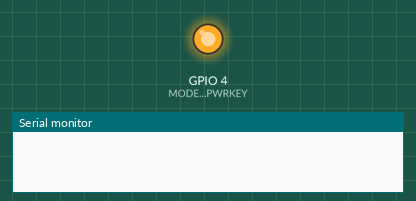
This sketch was run on a simulated ESP32. Shown: output pins drawn as LEDs (lit = HIGH), the last lines printed to the serial monitor. No MQTT or app messages arrive unless stated; the modem accepts every AT command (registered, SIM ready, sends succeed) and sends nothing else; pins used as bus, display or sensor lines are not drawn.

Above: at 1.1 s.
At 3.1 s:
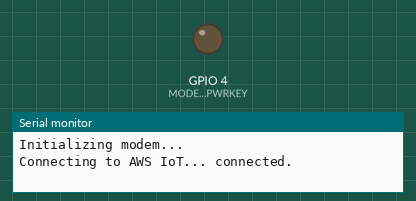
Timing chart, 0 to 4.6 s (numbered marks = the images above):
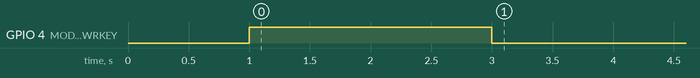

The sketch:

esp32_gsm.ino
```cpp
#include "secrets.h"
#include <WiFiClientSecure.h>
#include <PubSubClient.h>
#include <ArduinoJson.h>
//#include <HardwareSerial.h>
//#include <SoftwareSerial.h>
// SIM7600 configuration
#define MODEM_RST 5
#define MODEM_PWRKEY 4
#define MODEM_POWER_ON 23
#define MODEM_TX 17
#define MODEM_RX 16
#define gsm Serial2
//SoftwareSerial gsm(16,17);

// AWS IoT configuration
const char* mqtt_server = "a13p7xnji7t9a5-ats.iot.me-central-1.amazonaws.com";
const int mqtt_port = 8883;
const char* mqtt_client_id = "StreetlightPOC";
const char* publish_topic  = "$aws/rules/device_connectivity_tracker";
const char* subscribe_topic = "Rakaz_IoT_c2d/f5f6b765-4e51-49be-93b1-81d9b73cce12";

const char* ca_cert = \
"-----BEGIN CERTIFICATE-----\n"
"MIIDWjCCAkKgAwIBAgIVAPHEWOXKZZ0B5CVWXl3OyIKKnvyPMA0GCSqGSIb3DQEB\n"\
"CwUAME0xSzBJBgNVBAsMQkFtYXpvbiBXZWIgU2VydmljZXMgTz1BbWF6b24uY29t\n"\
"IEluYy4gTD1TZWF0dGxlIFNUPVdhc2hpbmd0b24gQz1VUzAeFw0yNDA3MTMwNzMx\n"\
"MjJaFw00OTEyMzEyMzU5NTlaMB4xHDAaBgNVBAMME0FXUyBJb1QgQ2VydGlmaWNh\n"\
"dGUwggEiMA0GCSqGSIb3DQEBAQUAA4IBDwAwggEKAoIBAQCk9KkIluomai92+PxL\n"\
"dzEK75zIhPYdbfdRc+g1WA2d204t1Sijn4nFTt8MGVz0A2cXJ+AIey5tMjaETBn6\n"\
"uL29VbCqRxeQ51LfdQJWNlul5okmJujMAHZKPBqqPZ5JfrAT9CBiiepEUQ9FVahl\n"\
"71jiSu1CYRVJWe/r1/+RdjffVCnxCwim5XwWjRHenP0KZjJmW6P2uJPJxJyGJmdg\n"\
"xp0rRIHdpNcSUDKyIKhRa9LKv5vva63m4tkJ9ZndeLGT6mmVyIJF6O/+2PgLCA3G\n"\
"1fJb7RWSzDx7Y9kr0fJ9m9q2AFj8gfcS48rIa0Fwbmcme0MBJ5+v18dVSxkEEwQ0\n"\
"wql9AgMBAAGjYDBeMB8GA1UdIwQYMBaAFFV6pHtR5atwf4clypJqTiTkveA/MB0G\n"\
"A1UdDgQWBBQipWGOYk6NMGlgSWPGCw/uYrJvejAMBgNVHRMBAf8EAjAAMA4GA1Ud\n"\
"DwEB/wQEAwIHgDANBgkqhkiG9w0BAQsFAAOCAQEADks1Mcu9Bq8yc5Uef/E5JQXh\n"\
"I7Hs8r+gSh29HGJzLkUxtBxCnSjWQ3PnHwCubjGaG0DB21fkzjqM9HFWss0P0Hst\n"\
"JlWS3vKmnkTu9RlHYqyjbuPT1gn8VE2m1xglcp2tqrwgJerWy7XLUDUNYnlbQZw4\n"\
"aKDhzoF3T+E27Si89/9WKQ0FAZJ+fXKG4O6P7vlIs46q0Jv0W9J18AxbTWQCgCXl\n"\
"bVAjw6iPfT5VPDRz+bbaekB0rxYH/eHG9QDIlGXzn7Vv5badqKVSuN8HuYaQlLM9\n"\
"2S2cMOEAOn1cSI2S96SdZXi2jbPfnYr4haUxZYiDImglZJTf62Gb45e6t1s9eg==\n"\
"-----END CERTIFICATE-----\n";\

const char* client_cert = \
"-----BEGIN CERTIFICATE-----\n"
"MIIDQTCCAimgAwIBAgITBmyfz5m/jAo54vB4ikPmljZbyjANBgkqhkiG9w0BAQsF\n"\
"ADA5MQswCQYDVQQGEwJVUzEPMA0GA1UEChMGQW1hem9uMRkwFwYDVQQDExBBbWF6\n"\
"b24gUm9vdCBDQSAxMB4XDTE1MDUyNjAwMDAwMFoXDTM4MDExNzAwMDAwMFowOTEL\n"\
"MAkGA1UEBhMCVVMxDzANBgNVBAoTBkFtYXpvbjEZMBcGA1UEAxMQQW1hem9uIFJv\n"\
"b3QgQ0EgMTCCASIwDQYJKoZIhvcNAQEBBQADggEPADCCAQoCggEBALJ4gHHKeNXj\n"\
"ca9HgFB0fW7Y14h29Jlo91ghYPl0hAEvrAIthtOgQ3pOsqTQNroBvo3bSMgHFzZM\n"\
"9O6II8c+6zf1tRn4SWiw3te5djgdYZ6k/oI2peVKVuRF4fn9tBb6dNqcmzU5L/qw\n"\
"IFAGbHrQgLKm+a/sRxmPUDgH3KKHOVj4utWp+UhnMJbulHheb4mjUcAwhmahRWa6\n"\
"VOujw5H5SNz/0egwLX0tdHA114gk957EWW67c4cX8jJGKLhD+rcdqsq08p8kDi1L\n"\
"93FcXmn/6pUCyziKrlA4b9v7LWIbxcceVOF34GfID5yHI9Y/QCB/IIDEgEw+OyQm\n"\
"jgSubJrIqg0CAwEAAaNCMEAwDwYDVR0TAQH/BAUwAwEB/zAOBgNVHQ8BAf8EBAMC\n"\
"AYYwHQYDVR0OBBYEFIQYzIU07LwMlJQuCFmcx7IQTgoIMA0GCSqGSIb3DQEBCwUA\n"\
"A4IBAQCY8jdaQZChGsV2USggNiMOruYou6r4lK5IpDB/G/wkjUu0yKGX9rbxenDI\n"\
"U5PMCCjjmCXPI6T53iHTfIUJrU6adTrCC2qJeHZERxhlbI1Bjjt/msv0tadQ1wUs\n"\
"N+gDS63pYaACbvXy8MWy7Vu33PqUXHeeE6V/Uq2V8viTO96LXFvKWlJbYK8U90vv\n"\
"o/ufQJVtMVT8QtPHRh8jrdkPSHCa2XV4cdFyQzR1bldZwgJcJmApzyMZFo6IQ6XU\n"\
"5MsI+yMRQ+hDKXJioaldXgjUkK642M4UwtBV8ob2xJNDd2ZhwLnoQdeXeGADbkpy\n"\
"rqXRfboQnoZsG4q5WTP468SQvvG5\n" \
"-----END CERTIFICATE-----\n";

const char* client_key = \
"-----BEGIN RSA PRIVATE KEY-----\n"
"MIIEowIBAAKCAQEApPSpCJbqJmovdvj8S3cxCu+cyIT2HW33UXPoNVgNndtOLdUo\n"\
"o5+JxU7fDBlc9ANnFyfgCHsubTI2hEwZ+ri9vVWwqkcXkOdS33UCVjZbpeaJJibo\n"\
"zAB2Sjwaqj2eSX6wE/QgYonqRFEPRVWoZe9Y4krtQmEVSVnv69f/kXY331Qp8QsI\n"\
"puV8Fo0R3pz9CmYyZluj9riTycSchiZnYMadK0SB3aTXElAysiCoUWvSyr+b72ut\n"\
"5uLZCfWZ3Xixk+pplciCRejv/tj4CwgNxtXyW+0Vksw8e2PZK9HyfZvatgBY/IH3\n"\
"EuPKyGtBcG5nJntDASefr9fHVUsZBBMENMKpfQIDAQABAoIBAQCkQOMYJH4fpliB\n"\
"FUjUNGlnRFVP7eXMRDWiq9GrXHSinT9pr/l5hGEBUZoUSCUg7Up36kLQ7ye5n+hd\n"\
"MBImcFKu92alB4lVxqHk1HRxOEtmFPq4PMJOcJ9ZKCQ9JII7GKVoGQ0uUbouMLEO\n"\
"D09RwVU2b/l0wYsasS2QIFLhm1/jRid2ZB7X+5fk5UtYbJhsfCHF5xA3FL1lwqtp\n"\
"xufHvb0EmFvjGj5rNi4u8W/Io+87jhqlFIOm+Z3sZYyeDgTXmhGHv3ThY4eIsKkP\n"\
"tol3n7ry/OpR8w10o7H1suHVgHuBa2aRHQWYCu2+k6q+gSQdOpkRH2DwyUDus/3p\n"\
"MQz21V7BAoGBANiG1P9dzYOT5BBXzgTAW5ZLtbvdj7v+6LGkpwcFL05uh9Bbs9zC\n"\
"aOC9IuOazhh2Kddid73QznqkDwnpj3HcQe9A73xB1KFOlB71V7rCdIYixYLJAYCO\n"\
"U0PmOnv/JQIOh3TN5XSngZNyqvHx1RpGwjOx2T9t8ldo+1l1wHl+BF45AoGBAMMH\n"\
"CsMOuibAYtkZL/zL2wYry7EDMglMHje0eislKK3XrpOyGyaWh2pqba2DWFUZKec3\n"\
"aeNw263wQ1exNi5dMVPPMub9isxwm4V0f68EH/KMTgE218ixPHZSlrwrvrOtanCA\n"\
"edIKyMrwiPwX29iE/9PdB9WXJdIe/dwEC2tSxWVlAoGAay2SkTUlXVP/N/e+iquM\n"\
"qkCfnHZ3h18OX6BY7Sir2e7sWz6JMWUp9NSqSG+ARKt42pxrGRIaoqpCp21tC7cz\n"\
"C/LgmGkdjxsORqS64D8Q3rSnf61viOrqXFnB6U7KStJWSoMAaVXg1dOUul4yVedg\n"\
"iaYnGzaZFptoj0eyFnFCSEECgYBdgPnS7TOosqJxzdapEB/RhJvjIVITDRCLypas\n"\
"KuOm/Xpwy3qi9Ja2GZK+FvP50Ne7SGEXL5vTeBcBazA76Ghm8zdHchXi0LZvtJwn\n"\
"EAY1JrmbcWzhhsAjRpOIYjzLLoCSsbY2Uv9T9SDoJJQ96f4x2I4SBKaYaE1z9+h1\n"\
"qziC1QKBgCBF9f8912+mLSd4F7RXyLnrvKVTAUvTKHqcMY0qh8BHt1I1RJ2ayOvO\n"\
"miSLdNVEBPHxcQmCww+MIRVqheT4QV+L+JzFahuh9mrv1Avfwp4ue2mwbXF2/gsm\n"\
"CMLiCweyRA267XKszg9iVSdg98iwSEtihPoNDMWpDdc2Trg4NjxS\n" \
"-----END RSA PRIVATE KEY-----\n";


// WiFiClientSecure for secure connection
WiFiClientSecure client;
PubSubClient mqttClient(client);

void sendATCommand(String cmd, String expected_response, unsigned long timeout) {
  gsm.println(cmd);
  unsigned long start_time = millis();
  while (millis() - start_time < timeout) {
    if (gsm.find(expected_response.c_str())) {
      return;
    }
  }
  Serial.println("AT command timeout: " + cmd);
}

void messageReceived(char* topic, byte* payload, unsigned int length) {
  Serial.print("Message arrived [");
  Serial.print(topic);
  Serial.print("] ");
  for (unsigned int i = 0; i < length; i++) {
    Serial.print((char)payload[i]);
  }
  Serial.println();
}

void setup() {
  // Set up serial communication
  Serial.begin(115200);
  gsm.begin(115200);

  // Configure the modem pins
  pinMode(MODEM_PWRKEY, OUTPUT);
  pinMode(MODEM_POWER_ON, OUTPUT);
  pinMode(MODEM_RST, OUTPUT);

  // Restart the modem
  digitalWrite(MODEM_PWRKEY, LOW);
  digitalWrite(MODEM_POWER_ON, HIGH);
  delay(1000);
  digitalWrite(MODEM_PWRKEY, HIGH);
  delay(2000);
  digitalWrite(MODEM_PWRKEY, LOW);

  // Initialize the modem
  Serial.println("Initializing modem...");
  sendATCommand("AT", "OK", 1000);
  sendATCommand("AT+CSQ", "OK", 1000);
  sendATCommand("AT+CGATT?", "OK", 1000);
  sendATCommand("AT+CSTT=\"airtelgprs.com\",\"\",\"\"", "OK", 1000);
  sendATCommand("AT+CIICR", "OK", 10000);
  sendATCommand("AT+CIFSR", "OK", 1000);
  client.setCACert(ca_cert);
  client.setCertificate(client_cert);
  client.setPrivateKey(client_key);
  // Configure MQTT client
  mqttClient.setServer(mqtt_server, mqtt_port);
  mqttClient.setCallback(messageReceived);

//  client.begin(AWS_IOT_ENDPOINT, 8883, net);

  // Create a message handler
//  client.onMessage(messageReceived);
  // Connect to AWS IoT
  Serial.print("Connecting to AWS IoT...");
  while (!mqttClient.connect(mqtt_client_id)) {
    Serial.println(".");
    delay(1000);
  }
  Serial.println(" connected.");

  // Subscribe to the topic
  mqttClient.subscribe(subscribe_topic);
}

void loop() {
  if (!mqttClient.connected()) {
    Serial.println("MQTT not connected. Reconnecting...");
    while (!mqttClient.connect(mqtt_client_id)) {
      Serial.println(".");
      delay(1000);
    }
    Serial.println(" reconnected.");
    mqttClient.subscribe(subscribe_topic);
  }

  mqttClient.loop();

  // Create JSON payload
  StaticJsonDocument<200> doc;
  doc["deviceId"] = "Unique_POC_Device";
  doc["voltage_R"] = 234.4;
  char payload[200];
  serializeJson(doc, payload);

  // Publish sensor data to the topic
  mqttClient.publish(publish_topic, payload);

  // Wait for 10 seconds before sending the next data
  delay(10000);
}
```

secrets.h
```cpp
// (licence header left out)
#include <pgmspace.h>

#define SECRET
#define THINGNAME "device123"

const char WIFI_SSID[] = "Unique_Galaxy";
const char WIFI_PASSWORD[] = "embedded@unique";
const char AWS_IOT_ENDPOINT[] = "a13p7xnji7t9a5-ats.iot.me-central-1.amazonaws.com";

// Amazon Root CA 1
static const char AWS_CERT_CA[] PROGMEM = R"EOF(
-----BEGIN CERTIFICATE-----
MIIDQTCCAimgAwIBAgITBmyfz5m/jAo54vB4ikPmljZbyjANBgkqhkiG9w0BAQsF
ADA5MQswCQYDVQQGEwJVUzEPMA0GA1UEChMGQW1hem9uMRkwFwYDVQQDExBBbWF6
b24gUm9vdCBDQSAxMB4XDTE1MDUyNjAwMDAwMFoXDTM4MDExNzAwMDAwMFowOTEL
MAkGA1UEBhMCVVMxDzANBgNVBAoTBkFtYXpvbjEZMBcGA1UEAxMQQW1hem9uIFJv
b3QgQ0EgMTCCASIwDQYJKoZIhvcNAQEBBQADggEPADCCAQoCggEBALJ4gHHKeNXj
ca9HgFB0fW7Y14h29Jlo91ghYPl0hAEvrAIthtOgQ3pOsqTQNroBvo3bSMgHFzZM
9O6II8c+6zf1tRn4SWiw3te5djgdYZ6k/oI2peVKVuRF4fn9tBb6dNqcmzU5L/qw
IFAGbHrQgLKm+a/sRxmPUDgH3KKHOVj4utWp+UhnMJbulHheb4mjUcAwhmahRWa6
VOujw5H5SNz/0egwLX0tdHA114gk957EWW67c4cX8jJGKLhD+rcdqsq08p8kDi1L
93FcXmn/6pUCyziKrlA4b9v7LWIbxcceVOF34GfID5yHI9Y/QCB/IIDEgEw+OyQm
jgSubJrIqg0CAwEAAaNCMEAwDwYDVR0TAQH/BAUwAwEB/zAOBgNVHQ8BAf8EBAMC
AYYwHQYDVR0OBBYEFIQYzIU07LwMlJQuCFmcx7IQTgoIMA0GCSqGSIb3DQEBCwUA
A4IBAQCY8jdaQZChGsV2USggNiMOruYou6r4lK5IpDB/G/wkjUu0yKGX9rbxenDI
U5PMCCjjmCXPI6T53iHTfIUJrU6adTrCC2qJeHZERxhlbI1Bjjt/msv0tadQ1wUs
N+gDS63pYaACbvXy8MWy7Vu33PqUXHeeE6V/Uq2V8viTO96LXFvKWlJbYK8U90vv
o/ufQJVtMVT8QtPHRh8jrdkPSHCa2XV4cdFyQzR1bldZwgJcJmApzyMZFo6IQ6XU
5MsI+yMRQ+hDKXJioaldXgjUkK642M4UwtBV8ob2xJNDd2ZhwLnoQdeXeGADbkpy
rqXRfboQnoZsG4q5WTP468SQvvG5
-----END CERTIFICATE-----
)EOF";

// Device Certificate
static const char AWS_CERT_CRT[] PROGMEM = R"KEY(
-----BEGIN CERTIFICATE-----
MIIDWjCCAkKgAwIBAgIVAPHEWOXKZZ0B5CVWXl3OyIKKnvyPMA0GCSqGSIb3DQEB
CwUAME0xSzBJBgNVBAsMQkFtYXpvbiBXZWIgU2VydmljZXMgTz1BbWF6b24uY29t
IEluYy4gTD1TZWF0dGxlIFNUPVdhc2hpbmd0b24gQz1VUzAeFw0yNDA3MTMwNzMx
MjJaFw00OTEyMzEyMzU5NTlaMB4xHDAaBgNVBAMME0FXUyBJb1QgQ2VydGlmaWNh
dGUwggEiMA0GCSqGSIb3DQEBAQUAA4IBDwAwggEKAoIBAQCk9KkIluomai92+PxL
dzEK75zIhPYdbfdRc+g1WA2d204t1Sijn4nFTt8MGVz0A2cXJ+AIey5tMjaETBn6
uL29VbCqRxeQ51LfdQJWNlul5okmJujMAHZKPBqqPZ5JfrAT9CBiiepEUQ9FVahl
71jiSu1CYRVJWe/r1/+RdjffVCnxCwim5XwWjRHenP0KZjJmW6P2uJPJxJyGJmdg
xp0rRIHdpNcSUDKyIKhRa9LKv5vva63m4tkJ9ZndeLGT6mmVyIJF6O/+2PgLCA3G
1fJb7RWSzDx7Y9kr0fJ9m9q2AFj8gfcS48rIa0Fwbmcme0MBJ5+v18dVSxkEEwQ0
wql9AgMBAAGjYDBeMB8GA1UdIwQYMBaAFFV6pHtR5atwf4clypJqTiTkveA/MB0G
A1UdDgQWBBQipWGOYk6NMGlgSWPGCw/uYrJvejAMBgNVHRMBAf8EAjAAMA4GA1Ud
DwEB/wQEAwIHgDANBgkqhkiG9w0BAQsFAAOCAQEADks1Mcu9Bq8yc5Uef/E5JQXh
I7Hs8r+gSh29HGJzLkUxtBxCnSjWQ3PnHwCubjGaG0DB21fkzjqM9HFWss0P0Hst
JlWS3vKmnkTu9RlHYqyjbuPT1gn8VE2m1xglcp2tqrwgJerWy7XLUDUNYnlbQZw4
aKDhzoF3T+E27Si89/9WKQ0FAZJ+fXKG4O6P7vlIs46q0Jv0W9J18AxbTWQCgCXl
bVAjw6iPfT5VPDRz+bbaekB0rxYH/eHG9QDIlGXzn7Vv5badqKVSuN8HuYaQlLM9
2S2cMOEAOn1cSI2S96SdZXi2jbPfnYr4haUxZYiDImglZJTf62Gb45e6t1s9eg==
-----END CERTIFICATE-----
)KEY";

// Device Private Key
static const char AWS_CERT_PRIVATE[] PROGMEM = R"KEY(
-----BEGIN RSA PRIVATE KEY-----
MIIEowIBAAKCAQEApPSpCJbqJmovdvj8S3cxCu+cyIT2HW33UXPoNVgNndtOLdUo
o5+JxU7fDBlc9ANnFyfgCHsubTI2hEwZ+ri9vVWwqkcXkOdS33UCVjZbpeaJJibo
zAB2Sjwaqj2eSX6wE/QgYonqRFEPRVWoZe9Y4krtQmEVSVnv69f/kXY331Qp8QsI
puV8Fo0R3pz9CmYyZluj9riTycSchiZnYMadK0SB3aTXElAysiCoUWvSyr+b72ut
5uLZCfWZ3Xixk+pplciCRejv/tj4CwgNxtXyW+0Vksw8e2PZK9HyfZvatgBY/IH3
EuPKyGtBcG5nJntDASefr9fHVUsZBBMENMKpfQIDAQABAoIBAQCkQOMYJH4fpliB
FUjUNGlnRFVP7eXMRDWiq9GrXHSinT9pr/l5hGEBUZoUSCUg7Up36kLQ7ye5n+hd
MBImcFKu92alB4lVxqHk1HRxOEtmFPq4PMJOcJ9ZKCQ9JII7GKVoGQ0uUbouMLEO
D09RwVU2b/l0wYsasS2QIFLhm1/jRid2ZB7X+5fk5UtYbJhsfCHF5xA3FL1lwqtp
xufHvb0EmFvjGj5rNi4u8W/Io+87jhqlFIOm+Z3sZYyeDgTXmhGHv3ThY4eIsKkP
tol3n7ry/OpR8w10o7H1suHVgHuBa2aRHQWYCu2+k6q+gSQdOpkRH2DwyUDus/3p
MQz21V7BAoGBANiG1P9dzYOT5BBXzgTAW5ZLtbvdj7v+6LGkpwcFL05uh9Bbs9zC
aOC9IuOazhh2Kddid73QznqkDwnpj3HcQe9A73xB1KFOlB71V7rCdIYixYLJAYCO
U0PmOnv/JQIOh3TN5XSngZNyqvHx1RpGwjOx2T9t8ldo+1l1wHl+BF45AoGBAMMH
CsMOuibAYtkZL/zL2wYry7EDMglMHje0eislKK3XrpOyGyaWh2pqba2DWFUZKec3
aeNw263wQ1exNi5dMVPPMub9isxwm4V0f68EH/KMTgE218ixPHZSlrwrvrOtanCA
edIKyMrwiPwX29iE/9PdB9WXJdIe/dwEC2tSxWVlAoGAay2SkTUlXVP/N/e+iquM
qkCfnHZ3h18OX6BY7Sir2e7sWz6JMWUp9NSqSG+ARKt42pxrGRIaoqpCp21tC7cz
C/LgmGkdjxsORqS64D8Q3rSnf61viOrqXFnB6U7KStJWSoMAaVXg1dOUul4yVedg
iaYnGzaZFptoj0eyFnFCSEECgYBdgPnS7TOosqJxzdapEB/RhJvjIVITDRCLypas
KuOm/Xpwy3qi9Ja2GZK+FvP50Ne7SGEXL5vTeBcBazA76Ghm8zdHchXi0LZvtJwn
EAY1JrmbcWzhhsAjRpOIYjzLLoCSsbY2Uv9T9SDoJJQ96f4x2I4SBKaYaE1z9+h1
qziC1QKBgCBF9f8912+mLSd4F7RXyLnrvKVTAUvTKHqcMY0qh8BHt1I1RJ2ayOvO
miSLdNVEBPHxcQmCww+MIRVqheT4QV+L+JzFahuh9mrv1Avfwp4ue2mwbXF2/gsm
CMLiCweyRA267XKszg9iVSdg98iwSEtihPoNDMWpDdc2Trg4NjxS
-----END RSA PRIVATE KEY-----
)KEY";
```
